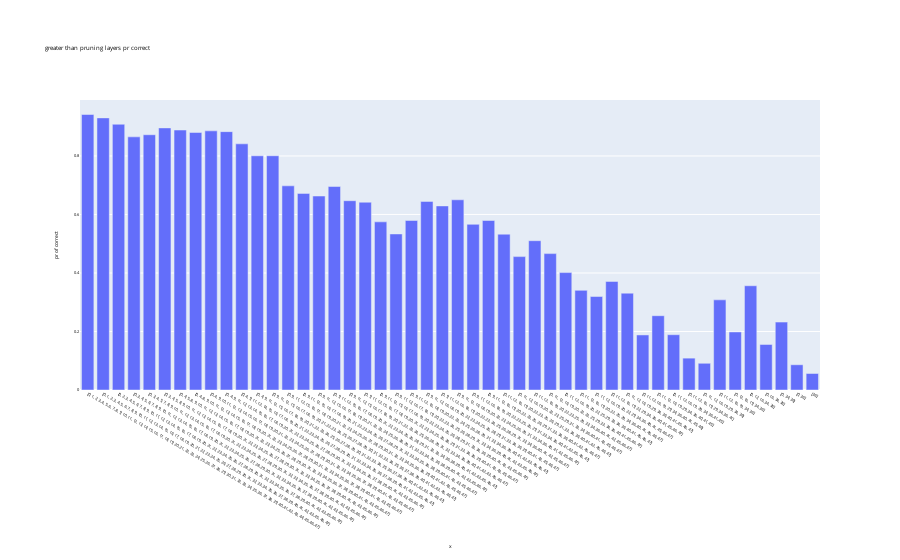
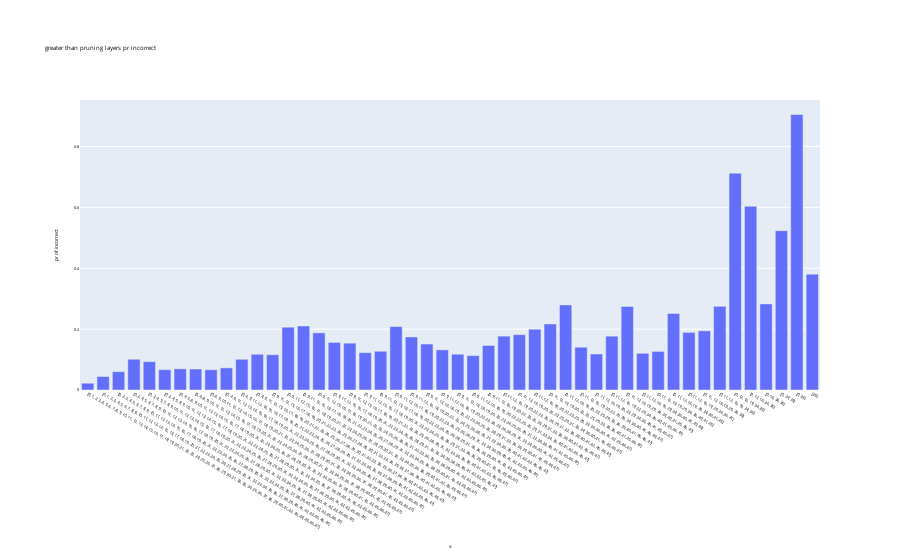
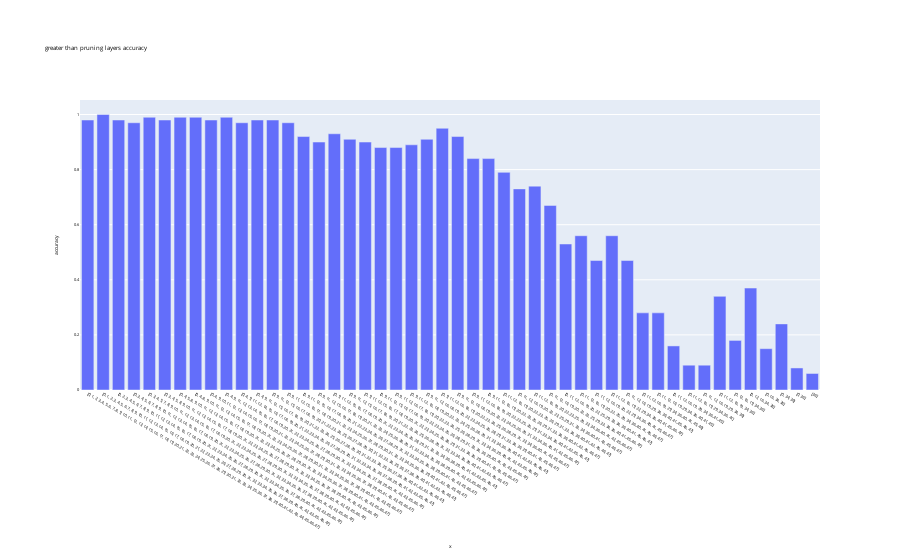

The code cell stored with these charts, in order, in its notebook:
### Code cell
bar_chart(history_stats[:,0], x_labels=[str(x) for x in history], y_label=f'{relative_str}pr of correct', title=f"{data_type} pruning layers{relative_str}pr correct", font_size=4)
bar_chart(history_stats[:,1], x_labels=[str(x) for x in history], y_label=f'{relative_str}pr of incorrect', title=f"{data_type} pruning layers{relative_str}pr incorrect", font_size=4)
bar_chart(history_stats[:,2], x_labels=[str(x) for x in history], y_label='accuracy', title=f"{data_type} pruning layers accuracy", font_size=4)
